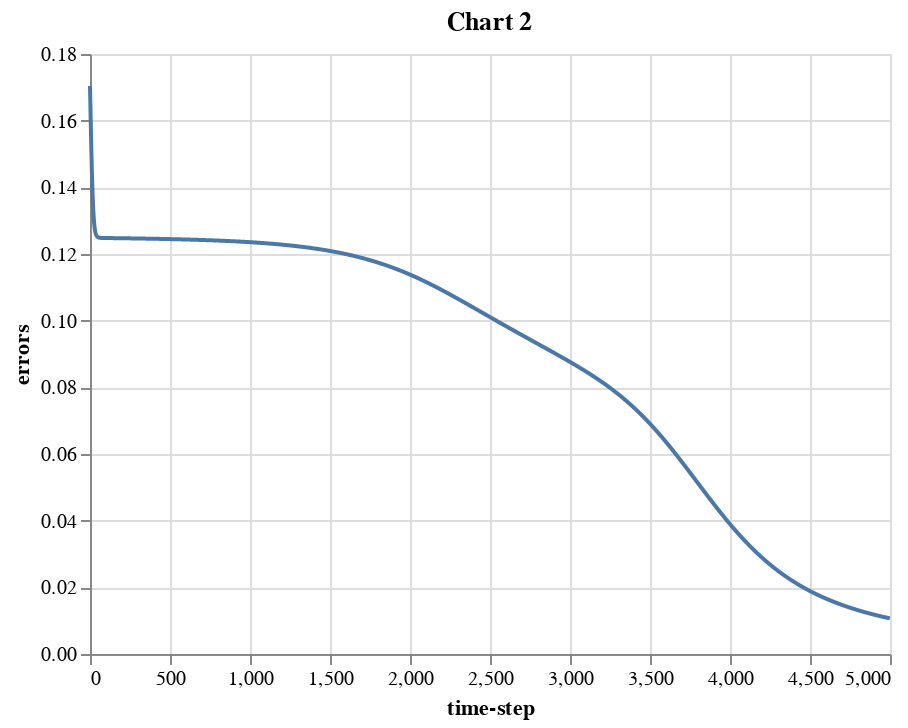

This figure's notebook cell:
### Code cell
df = pd.DataFrame({"errors":errors, "time-step": np.arange(0, len(errors))})

alt.Chart(df).mark_line().encode(x="time-step", y="errors").properties(title='Chart 2')

### Figure 1 — Vega-Lite specification as saved in the notebook (floating-point values rounded to 4 significant figures; data arrays with more than 128 entries replaced by an {"elided": "..."} marker saying what was removed)
{"config": {"view": {"continuousWidth": 400, "continuousHeight": 300}}, "data": {"name": "data-bf9f27abf3b922139836e40e6f41caa1"}, "mark": "line", "encoding": {"x": {"type": "quantitative", "field": "time-step"}, "y": {"type": "quantitative", "field": "errors"}}, "title": "Chart 2", "$schema": "https://vega.github.io/schema/vega-lite/v4.0.2.json", "datasets": {"data-bf9f27abf3b922139836e40e6f41caa1": {"elided": "5000 records"}}}
